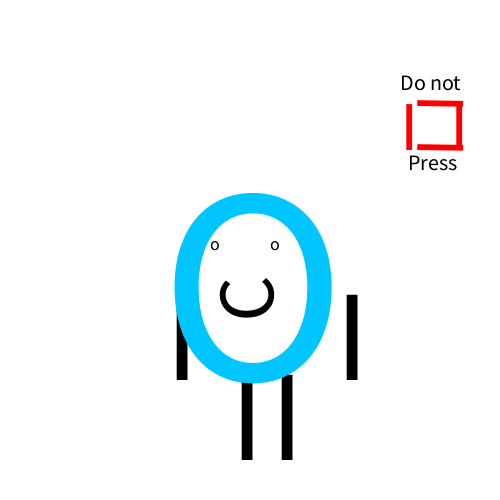
Frame 1 (no input)
Frame 60 (the mouse pressed at the canvas centre just before this capture): identical to frame 1, image omitted
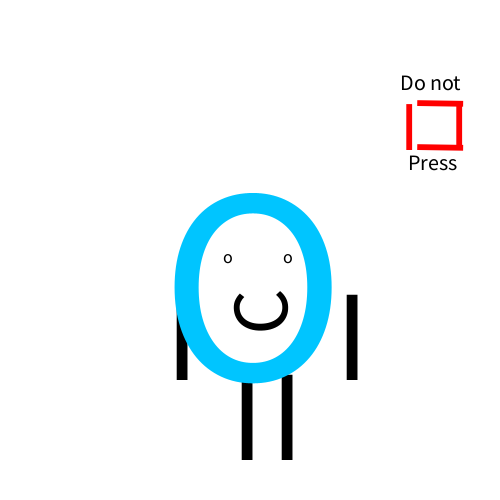
Frame 120 (the mouse held since frame 60 and released just before this capture)

The Processing sketch that drew these frames (run headless with seeded random() and noise(); from frame 60 on, the mouse is pressed at the canvas centre):

// Processing sketch: processing_183542
// ── processing_183542.pde

void setup ()
{
  size (500,500);
   background (255);
}
void draw ()
{
  background (255);
    fill (0);
  textSize (130);
  text ("I", 230,460);
  text ("I",270,460);
  text ("I", 165,380);
  text ("I",335,380);
   fill(#00C5FF);
  textSize (280);
  text("O", 160,380);
  fill (0);
  textSize (18);
  text ("o",210+mouseX*0.05,250+mouseY*0.05);
  text ("o",270+mouseX*0.05,250+mouseY*0.05); 
  textSize (80);
  rotate (-1.6);
  text ("C",-330-mouseY*0.05,265+mouseX*0.05);
  textSize (70);
  fill (255,0,0);
  rotate(1.6);
  text ("I",400,150);
  text ("I",450,150);
  rotate (-1.555);
  text ("I",-151,465);
  text ("I",-107,465);
  rotate(1.555);
  textSize (22);
  fill (0);
  text ("Do not",400,90);
  text ("Press",408,170);
  
   if (mouseX>400&&mouseX<465&&mouseY>100&&mouseY<150&&mousePressed==true)
  { 
    
    background (255-random(40));
    
    fill (255,255,0);
    for (int i=90;i<330;i+=5)
    text ("AU",245+random(5),i+sin(millis()/100.0+i)*10);
    for (int i=180;i<300;i+=5)
    text ("AU",185+random(5),i+sin(millis()/100.0-i)*10);
    for (int i=180;i<300;i+=5)
    text ("AU",310+random(5),i+sin(millis()/100.0-i)*10);
    
    fill (255,0,0);
    for (int i=90;i<330;i+=5)
    text ("Feuer",280+random(5),i+sin(millis()/100.0-i)*10);
    for (int i=150;i<330;i+=5)
    text ("Feuer",220+random(5),i+sin(millis()/100.0-i)*10);
       fill (0);
  textSize (130+random(50));
  text ("I", 230,460);
  text ("I",270,460);
  rotate (0.2);
  text ("I",380,240);
  rotate(-0.4);
  text ("I",100,360);
  rotate(0.2);
       noStroke ();
    fill(255);
    ellipse  (269,250,188,190);
   fill(#00C5FF);
  textSize (280);
  text("O", 160,360);
  fill (0);
  textSize (18+random(10));
  text ("o",227,250);
  text ("o",287,250); 
  text ("O",257,320);
  
    fill (255,0,0);
    textSize (70);
  text ("I",400,150);
  text ("I",450,150);
  rotate (-1.555);
  text ("I",-151,465);
  text ("I",-107,465);
  rotate(1.555);
  textSize (22);
  fill (0);
  text ("Stop",416,90);
  text ("Pressing",388,170);
  
  }
}
